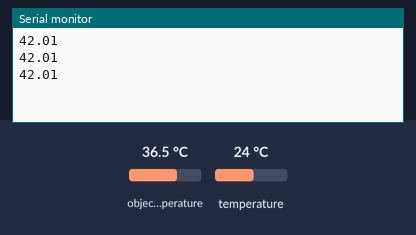
A sketch run on a simulated Arduino Uno, built with avr-gcc and run on an emulated ATmega328P. Parts: the last lines printed to the serial monitor. The inputs (shaded band) are chosen by the test bench; at power-on: object temperature 36.5 °C, temperature 24 °C.

Above: at 1.8 s.
1.9 s: object temperature set to 20 °C
At 2.31 s:
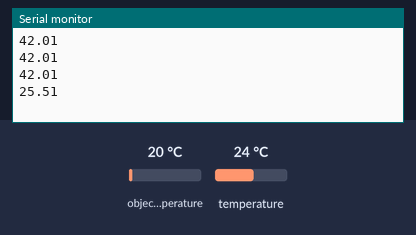
3.4 s: object temperature set to 26 °C
At 3.9 s:
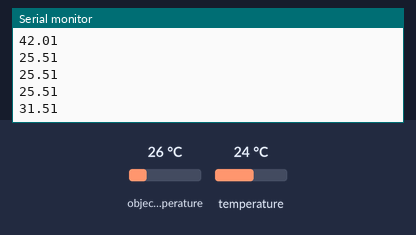
Timing chart, 0 to 6.4 s (numbered marks = the images above; inputs shaded):
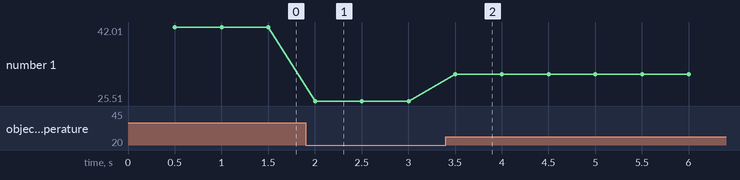

The sketch:

3_5_1.ino
```cpp
#include <Adafruit_MLX90614.h>

Adafruit_MLX90614 mlx = Adafruit_MLX90614();

float calibrationValue = 5.5;

void setup() {
  Serial.begin(9600);

  mlx.begin();
}

void loop() {
  float objectTempC = objectTemp();
  if(objectTempC != 0)
  {
    Serial.println(objectTempC);
  }
}

float objectTemp()
{
  static unsigned long currTime = 0;
  static unsigned long prevTime = 0;

  currTime = millis();
  if (currTime - prevTime >= 500)
  {
    prevTime = currTime;
    float ambientTemp = mlx.readAmbientTempC();
    float objectTemp = mlx.readObjectTempC();
    objectTemp = objectTemp + calibrationValue;
    return objectTemp;
  }
  return 0;
}
```

Measured:
- after the input at 1.9 s, the serial monitor: prints a new line after 0.10 s (image 1)
- after the input at 3.4 s, the serial monitor: prints a new line after 0.10 s (image 2)
- plotted number 1: 42.01 → 25.51 after the input at 1.9 s, 25.51 → 31.51 after the input at 3.4 s
